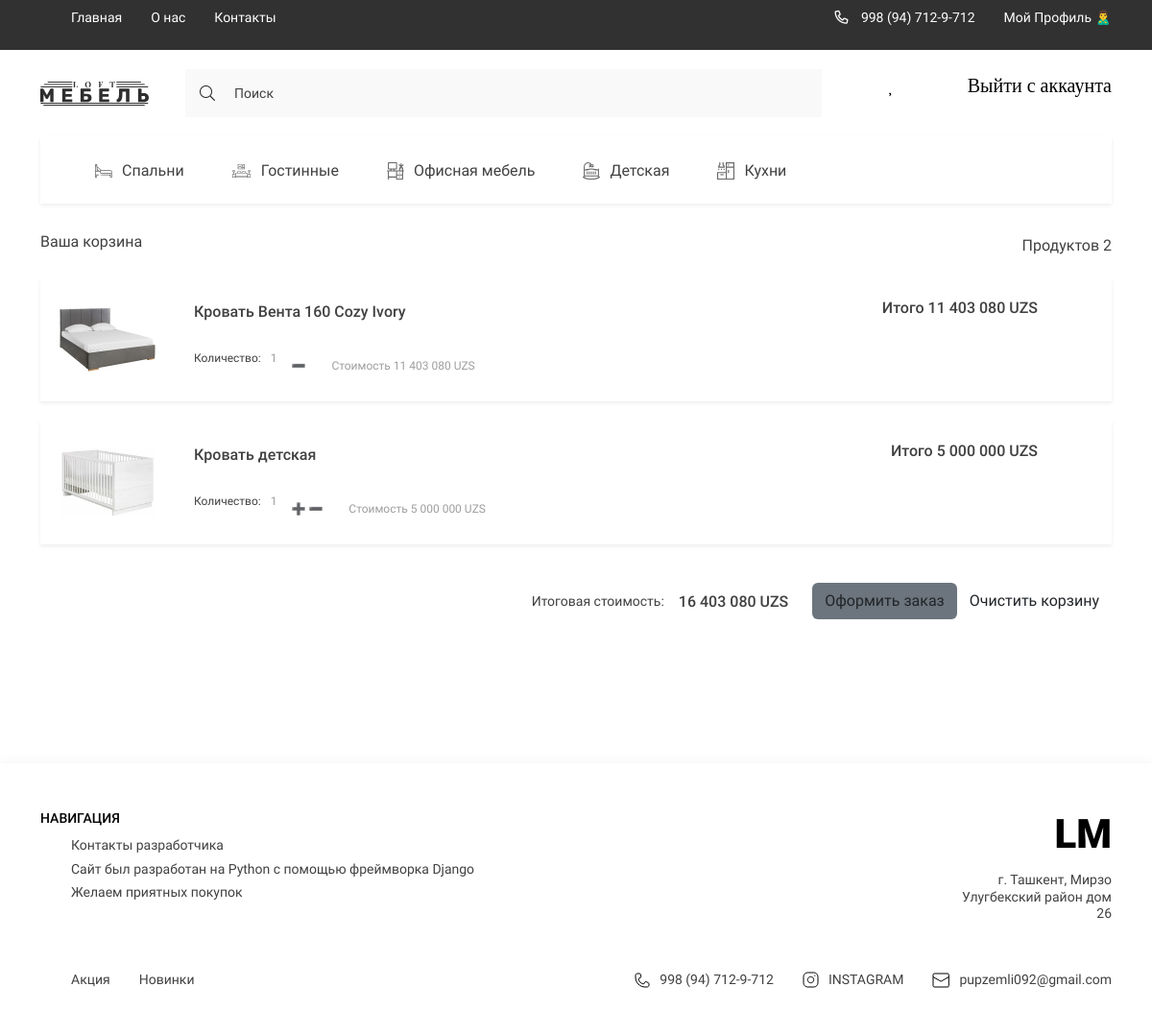
Page /my_cart/ (signed in) on the earlier database version.
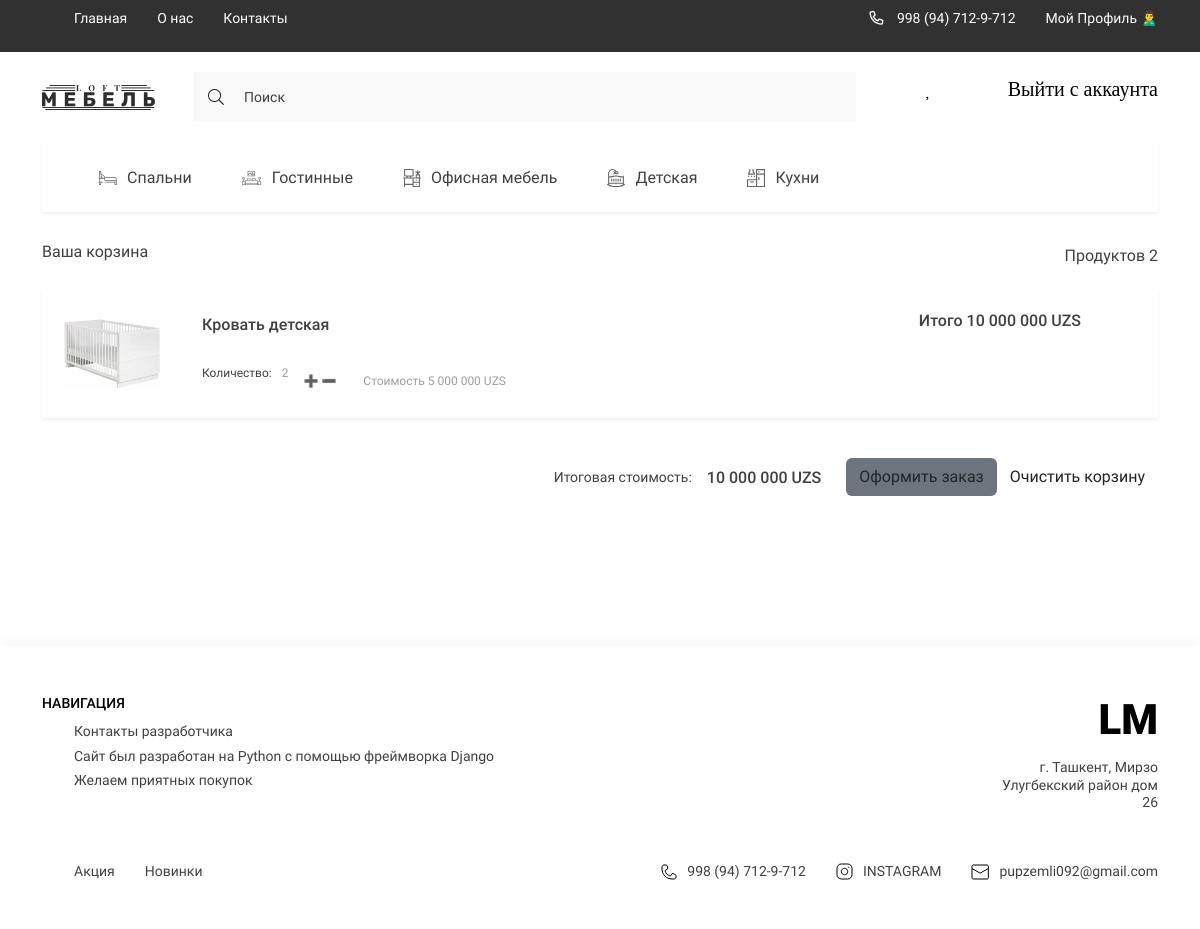
Same page on the later database version.
### digital/models.py (models this page shows, shortened)
class Category(models.Model):
    title = models.CharField(max_length=150, verbose_name='Название категории')
    image = models.ImageField(upload_to='categories/', verbose_name='Изображение', blank=True, null=True)
    slug = models.SlugField(unique=True, null=True)
    parent = models.ForeignKey('self', on_delete=models.CASCADE, null=True, blank=True, related_name='subcategories',
                               related_query_name='subcategories', verbose_name='Категория')
    def get_absolute_url(self):
        return reverse('category_page', kwargs={'slug': self.slug})
    def get_image_category(self):
        if self.image:
            return self.image.url
        else:
            return '-'
    class Meta:
        verbose_name = 'Категория'
        verbose_name_plural = 'Категории'

class Order(models.Model):
    customer = models.ForeignKey(Customer, on_delete=models.SET_NULL, verbose_name='Покупатель', blank=True, null=True)
    created_at = models.DateTimeField(auto_now_add=True, verbose_name='Дата заказа')
    is_completed = models.BooleanField(default=False)
    shipping = models.BooleanField(default=True, verbose_name='Строка')
    class Meta:
        verbose_name = 'Заказ'
        verbose_name_plural = 'Заказы'
    @property
    def get_cart_total_price(self):
        order_products = self.orderproduct_set.all()
        total_price = sum([product.get_total_price for product in order_products])
        return total_price
    @property
    def get_cart_total_quantity(self):
        order_products = self.orderproduct_set.all()
        total_price = sum([product.quantity for product in order_products])
        return total_price

class OrderProduct(models.Model):
    product = models.ForeignKey(Product, on_delete=models.SET_NULL, null=True)
    order = models.ForeignKey(Order, on_delete=models.SET_NULL, null=True)
    quantity = models.IntegerField(default=0, null=True, blank=True, verbose_name='Кол-во')
    added_at = models.DateTimeField(auto_now_add=True, verbose_name='Дата добавления')
    class Meta:
        verbose_name = 'Заказанный товар'
        verbose_name_plural = 'Заказанный товары'
    @property
    def get_total_price(self):
        total_price = self.product.price * self.quantity
        return total_price

class Product(models.Model):
    title = models.CharField(max_length=250, verbose_name='Название Товара')
    price = models.FloatField(verbose_name='Цена')
    quantity = models.IntegerField(verbose_name='Количество')
    slug = models.SlugField(unique=True, null=True)
    created_at = models.DateTimeField(auto_now_add=True, verbose_name='Дата добавления')
    category = models.ForeignKey(Category, on_delete=models.CASCADE, related_name='products', verbose_name='Категория')
    edited_at = models.DateTimeField(auto_now=True, verbose_name='Дата изменения')
    brand = models.ForeignKey('Brand', on_delete=models.CASCADE, null=True, blank=True)
    color_code = models.TextField(default='#000000', verbose_name='Код цвета', null=True, blank=True)
    color_name = models.TextField(default='Желтый', verbose_name='Цвет', null=True, blank=True)
    description_all = models.TextField(verbose_name='Описание для страницы о товаре', blank=True, null=True)
    def get_image_product(self):
        if self.images:
            try:
                return self.images.first().image.url
            except:
                return '-'
        else:
            return '-'
    class Meta:
        verbose_name = 'Товар'
        verbose_name_plural = 'Товары'

class Gallery(models.Model):
    image = models.ImageField(upload_to='products', verbose_name='Картинка товара')
    product = models.ForeignKey(Product, on_delete=models.CASCADE, related_name='images')
    class Meta:
        verbose_name = 'Картинка'
        verbose_name_plural = 'Картинки'

### digital/views.py (the view)
# urls.py: path('my_cart/', my_cart_view, name='my_cart'),
def my_cart_view(request):
    if request.user.is_authenticated:
        cart_info = get_cart_data(request)
        context = {
            'title': 'Моя корзина',
            'order': cart_info['order'],
            'products': cart_info['products']
        }
        return render(request, 'digital/my_cart.html', context)
    else:
        return redirect('login')

### digital/templatetags/digital_tags.py (called while the page is built)
@register.simple_tag()
def get_categories():
    categories = Category.objects.filter(parent=None)
    return categories

@register.simple_tag()
def get_normal_price(price):
    return f'{int(price):_}'.replace('_', ' ')

### digital/utils.py (called while the page is built)
def get_cart_data(request):
    cart = CartForAuthenticatedUser(request)
    cart_info = cart.get_cart_info()
    return cart_info

    def get_cart_info(self):
        customer, created = Customer.objects.get_or_create(user=self.user)
        order, created = Order.objects.get_or_create(customer=customer)
        order_products = order.orderproduct_set.all()
        cart_total_quantity = order.get_cart_total_quantity
        cart_total_price = order.get_cart_total_price
        return {
            'cart_total_quantity': cart_total_quantity,
            'cart_total_price': cart_total_price,
            'order': order,
            'products': order_products
        }

### digital/templates/digital/my_cart.html (shortened to what this page needs)
{% extends 'base.html' %}
{% load static %}
{% load digital_tags %}
{% block main %}
<main class="main">
    <div class="container">
        <section class="basket">
            <div class="basket__text">
                <h1 class="basket__title">Ваша корзина</h1>
                <span class="basket__count"><span>Продуктов</span> {{ order.get_cart_total_quantity }}</span>
            </div>
            <div class="basket__items">
                {% for item in products %}
                {% include 'digital/components/_basket_item.html' %}
                {% endfor %}
            </div>
            <form class="products__form">
                {% if products %}
                <span>Итоговая стоимость:<span class="products__form-price">{% get_normal_price order.get_cart_total_price %} UZS</span> </span>
                <a href="{% url 'checkout' %}"  class="bg-secondary btn products__form-btn">Оформить заказ</a>
                <a href="{% url 'clear_cart' %}" class="btn products__form-btn">Очистить корзину</a>
                {% endif %}
            </form>
        </section>
    </div>
</main>
{% endblock main %}

### templates/base.html (shortened to what this page needs)
{% load static %}
<!DOCTYPE html>
<html lang="ru">
<head>
    <link rel="stylesheet" href="{% static 'digital/assets/fontawesome/css/all.min.css' %}">
    <link rel="stylesheet" href="{% static 'digital/style/style.css' %}">
    <link href="https://cdn.jsdelivr.net/npm/bootstrap@5.3.2/dist/css/bootstrap.min.css" rel="stylesheet">
</head>
<body>
<nav class="nav">
    <div class="container _nav">
        {% include 'components_base/_navbar_content.html' %}
    </div>
</nav>
<div class="wrapper">
    <header class="header">
        <div class="container">
            <div class="header__content">
                <div class="header__bar">
                    <a href="{% url 'index' %}" class="logo">
                        <img src="{% static 'digital/assets/icons/LOGO.svg' %}" alt="logo">
                    </a>
                    <form class="header__search" action="{% url 'search' %}">
                        <i class="fal fa-search"></i>
                        <input name="q" type="text" class="header__search-txt" placeholder="Поиск">
                    </form>
                    <ul class="header__list">
                        <li>
                            <a href="{% url 'my_favorite' %}" class="header__list-item" id="_heart">
                            </a>
                        </li>
                        <li>
                            <a href="{% url 'my_cart' %}" class="header__list-item" id="_bag">
                            </a>
                        </li>
                        {% if not request.user.is_authenticated %}
                        <li>
                            <a href="{% url 'login' %}" class="header__list-item" id="_profile"></a>
                        </li>
                        {% else %}
                        <li>
                            <a href="{% url 'logout' %}" class="header__list-item">Выйти с аккаунта</a>
                        </li>
                        {% endif %}
                    </ul>
                </div>
                {% include 'components_base/_categories_list.html' %}
            </div>
        </div>
    </header>
    {% block main %}
    {% endblock main %}
    {% include 'components_base/_footer.html' %}
</div>
</body>
</html>

### templates/components_base/_navbar_content.html (shortened to what this page needs)
{% load static %}
<div class="nav__content">
    <ul class="nav__list">
        <li>
            <a href="{% url 'index' %}" class="nav__list-links">
                Главная
            </a>
        </li>
        <li>
            <a href="{% url 'about_us' %}" class="nav__list-links">
                О нас
            </a>
        </li>
        <li>
            <a href="{% url 'contacts' %}" class="nav__list-links">
                Контакты
            </a>
        </li>
    </ul>
    <ul class="nav__contacts">
        <li>
            <a href="https://t.me/kuro4ka24" class="nav__contacts-links">
                <i class="far fa-phone-alt"></i>
                998 (94) 712-9-712
            </a>
        </li>
        <li>
            {% if request.user.is_authenticated %}
            <a href="{% url 'profile' request.user.pk %}" class="nav__contacts-links text-white">
                Мой Профиль 🙎‍♂️
            </a>
            {% endif %}
        </li>
    </ul>
</div>

### templates/components_base/_burger_menu.html (shortened to what this page needs)
{% load static %}

### templates/components_base/_categories_list.html
{% load digital_tags %}
{% get_categories as categories %}
<ul class="header__list _categories">
    {% for category in categories %}
    <li>
        <a href="{{ category.get_absolute_url }}" class="header__list-links">
                                <span class="header__list-img">
                                    <img src="{{ category.get_image_category }}"
                                         alt="icons">
                                </span>
            {{ category.title }}
        </a>
    </li>
    {% endfor %}
</ul>

### digital/templates/digital/components/_basket_item.html
{% load static %}
{% load digital_tags %}
<div class="basket__item">
    <a href="#!" class="basket__item-img">
        <img src="{{ item.product.get_image_product }}" alt="product">
    </a>
    <div class="basket__item-content">
        <div class="basket__item-text">
            <h2 class="basket__item-title">{{ item.product.title }}</h2>
            <p class="basket__item-price">
                <span class="price">Итого<span> {% get_normal_price item.get_total_price %}</span> UZS</span>
            </p>
        </div>
        <div class="basket__options">
            <p class="basket__options-count">
                Количество: <span>{{ item.quantity }}</span>
            </p>
            <div>
                {% if item.product.quantity > 0 %}
                <a href="{% url 'to_cart' item.product.pk 'add' %}">
                    ➕
                </a>
                {% endif %}
                <a href="{% url 'to_cart' item.product.pk 'del' %}">
                    ➖
                </a>
                <span class="p-4 price">Стоимость<span> {% get_normal_price item.product.price %}</span> UZS</span>
            </div>
        </div>
    </div>
</div>

### templates/components_base/_footer.html
{% load static %}
<footer class="footer">
        <div class="container">
            <div class="footer__content">
                <div class="footer__navigate">
                    <div class="footer__navigate-part">
                        <h2 class="footer__navigate-title">НАВИГАЦИЯ</h2>
                        <div class="footer__navigate-lists">
                            <ul class="footer__navigate-list">
                                <li><a href="https://t.me/kuro4ka24" class="footer__navigate-links">Контакты разработчика</a></li>
                                <li><a href="https://www.djangoproject.com/" class="footer__navigate-links">Сайт был разработан на Python с помощью фреймворка Django</a></li>
                                <li><a href="{% url 'index' %}" class="footer__navigate-links">Желаем приятных покупок</a></li>
                            </ul>
                        </div>
                    </div>
                    <div class="footer__navigate-part _right">
                        <a href="./index.html" class="footer__logo">LM</a>
                        <p class="footer__adress">г. Ташкент, Мирзо Улугбекский район дом 26</p>
                    </div>
                </div>
                <div class="footer__social">
                    <ul class="footer__navigate-list _short">
                        <li><a href="#!" class="footer__navigate-links">Акция</a></li>
                        <li><a href="#!" class="footer__navigate-links">Новинки</a></li>
                    </ul>
                    <ul class="footer__social-list">
                        <li>
                            <a href="tel:89648999119" class="footer__social-links">
                                <img src="{% static 'digital/assets/icons/phone.svg' %}" alt="phone">
                                998 (94) 712-9-712
                            </a>
                        </li>
                        <li>
                            <a href="https://www.instagram.com/" target="_blank" class="footer__social-links">
                                <img src="{% static 'digital/assets/icons/inst.svg' %}" alt="insta">
                                INSTAGRAM
                            </a>
                        </li>
                        <li>
                            <a href="mailto:pupzemli092@gmail.com" target="_blank" class="footer__social-links">
                                <img src="{% static 'digital/assets/icons/mail.svg' %}" alt="mail">
                               pupzemli092@gmail.com
                            </a>
                        </li>
                    </ul>
                </div>
            </div>
        </div>
    </footer>

### templates/components_base/_script.html (shortened to what this page needs)
{% load static %}

### templates/base.html (style rules this page uses)
a { text-decoration:none; }

Differences in the rows shown:
removed OrderProduct: product.get_image_product (picture), product "Кровать Вента 160 Cozy Ivory", product+quantity "11 403 080", quantity "1", product.price "11 403 080"
changed through a linked row, Order: id.quantity "16 403 080" → "10 000 000"
changed OrderProduct "Кровать детская": product+quantity "5 000 000" → "10 000 000"; quantity "1" → "2"
